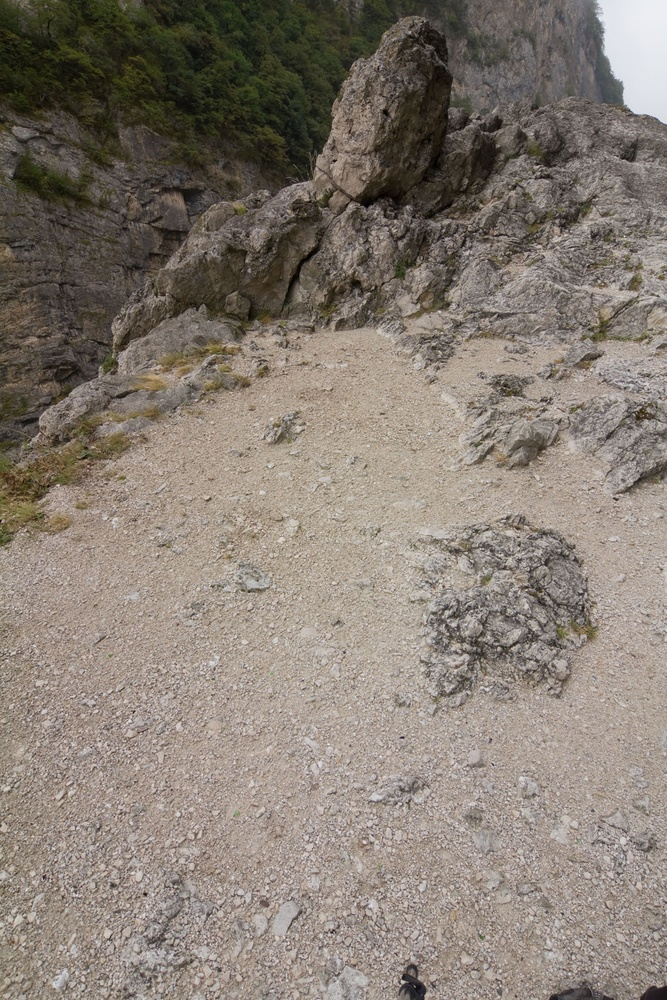
#> input picture 3/Images/IMG_1392.jpg, 667 x 1000 px, shrunk from 1200 x 1800 before the run, found by its file name
$ python Lab_2.py
#> lines starting #> are read from the running program, lines starting #| are printed output that depends on the picture
import cv2
import numpy as np

img1 = cv2.imread("C:\\Users\\GiveEnd\\Desktop\\Mathematical methods of pattern recognition\\3\\Images\\IMG_1392.jpg")
#> img1 is the input picture: shape (1000, 667, 3); mean B, G, R 114.8, 124.5, 134.2
img2 = cv2.imread("C:\\Users\\GiveEnd\\Desktop\\Mathematical methods of pattern recognition\\3\\Images\\IMG_1393.jpg")
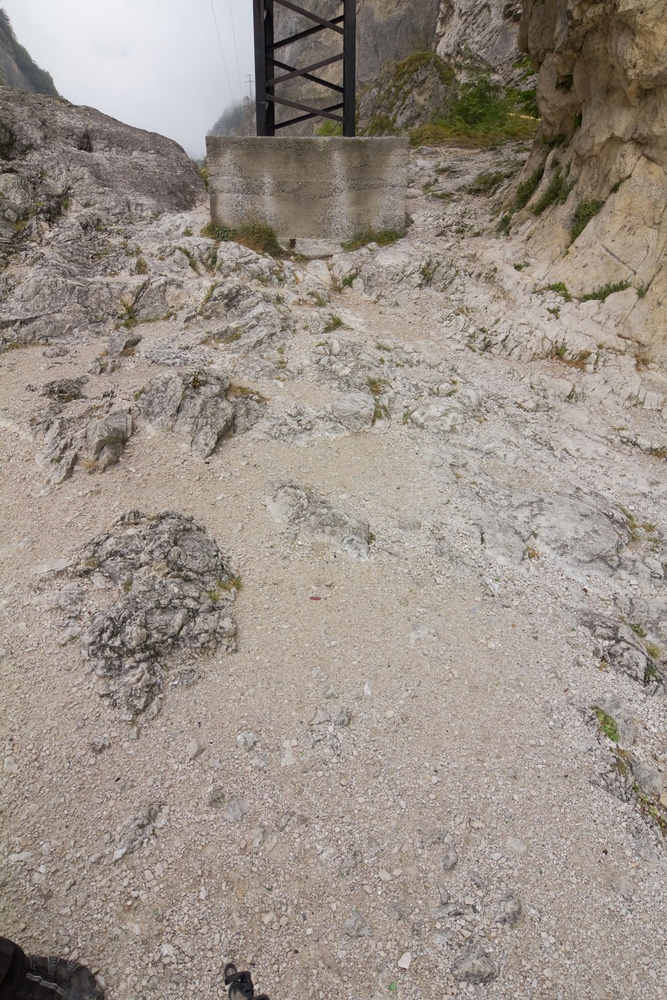
#> input picture 3/Images/IMG_1393.jpg, 667 x 1000 px, shrunk from 1200 x 1800 before the run, found by its file name
#> img2 is the input picture: shape (1000, 667, 3); mean B, G, R 135.3, 144.1, 154.1

orb = cv2.ORB_create()

# ключевые точки и дескрипторы
kp1, des1 = orb.detectAndCompute(img1, None)
#> kp1 = 500 keypoints; strongest (x, y, size): (145, 894, 31), (333, 930, 31), (499, 648, 31), (332, 932, 31)
kp2, des2 = orb.detectAndCompute(img2, None)
#> kp2 = 500 keypoints; strongest (x, y, size): (606, 851, 31), (606, 853, 31), (169, 639, 31), (586, 590, 31)

# сопоставление дескрипторов
bf = cv2.BFMatcher(cv2.NORM_HAMMING, crossCheck=True)
matches = bf.match(des1, des2)
#> matches = 183 matches

matches = sorted(matches, key=lambda x: x.distance)

# лучшие совпадения (топ 50)
result = cv2.drawMatches(img1, kp1, img2, kp2, matches[:50], None, flags=2)
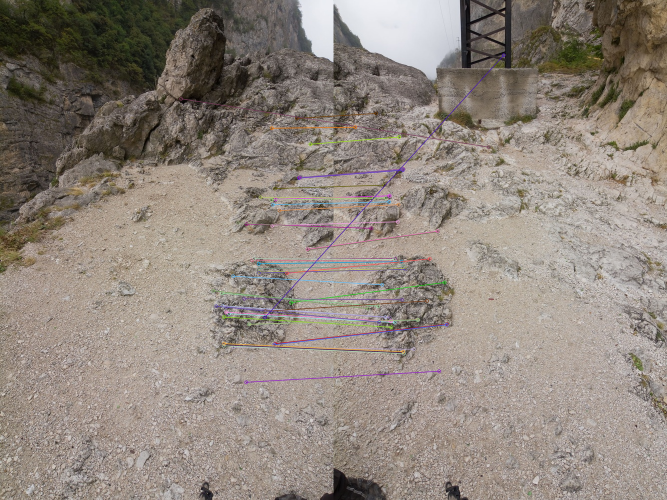
#> result: shape (1000, 1334, 3) (shown at 1/2 size); mean B, G, R 125.1, 134.1, 144
cv2.imshow("Matches", result)

src_pts = np.float32([kp1[m.queryIdx].pt for m in matches]).reshape(-1, 1, 2)
#> src_pts = 183 rows, first 8: [544, 451], [499.2, 648], [508.3, 517], [597.6, 355.7], [498.2, 648], [504, 520], [518.4, 544.3], [518, 537]
dst_pts = np.float32([kp2[m.trainIdx].pt for m in matches]).reshape(-1, 1, 2)
#> dst_pts = 183 rows, first 8: [128, 443], [169.2, 639.6], [122.4, 517], [138.2, 339.8], [168.5, 639.4], [119, 522], [144, 537.1], [140, 531]

H, mask = cv2.findHomography(dst_pts, src_pts, cv2.RANSAC, 5.0)
#> H = [[0.376, -0.305, 609.1], [-0.118, 0.978, 15.43], [-0.000954, 0.000187, 1]]; mask = 183 values, max 1 at index 0, min 0 at index 46, mean 0.388

height, width = img1.shape[:2]
#> height = 1000; width = 667
new_width = width + img2.shape[1]
#> new_width = 1334
result_canvas = cv2.warpPerspective(img2, H, (new_width, height))
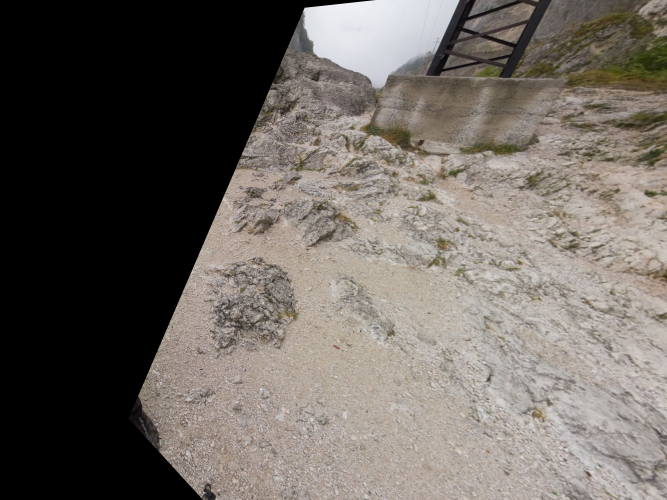
#> result_canvas: shape (1000, 1334, 3) (shown at 1/2 size); mean B, G, R 95.9, 101.7, 107.9

result_canvas[0:height, 0:width] = img1
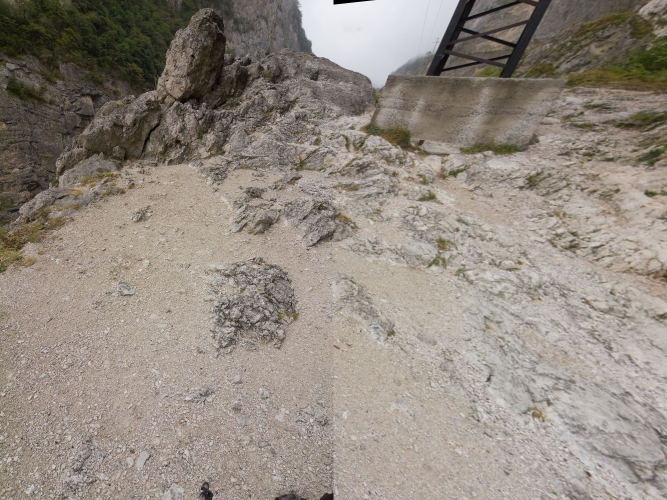
#> result_canvas: shape (1000, 1334, 3) (shown at 1/2 size); mean B, G, R 127.9, 137.1, 146.1

cv2.imshow("Panorama", result_canvas)
cv2.waitKey(0)
cv2.destroyAllWindows()
